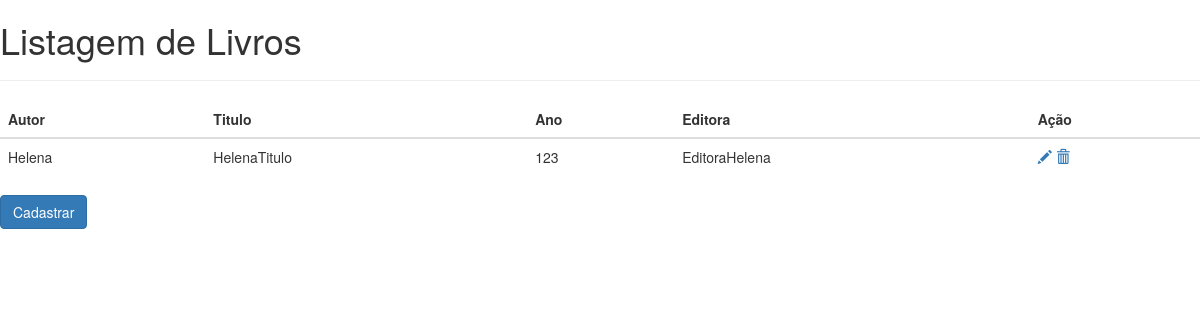
The page /livro_list/ on the database as committed earlier.
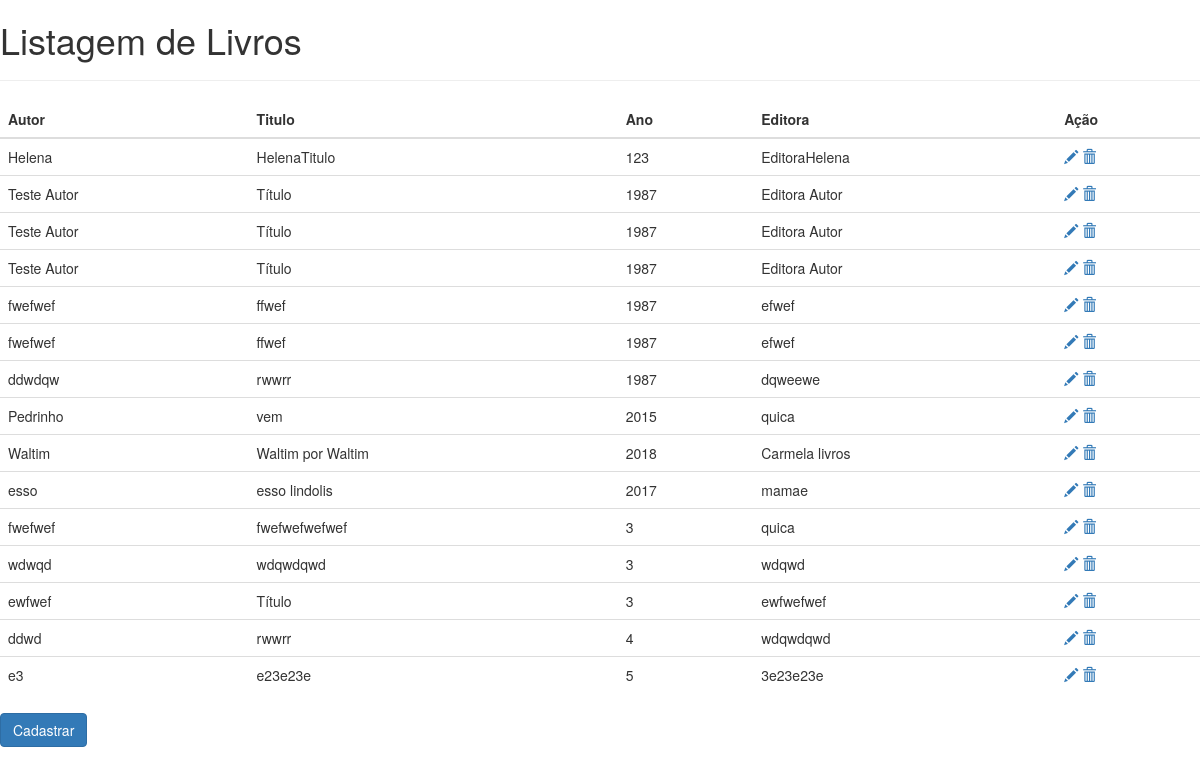
The same page on the database as committed later.
### livraria/models.py (models this page shows)
class Livro(models.Model):
    autor = models.CharField(max_length=50)
    editora = models.CharField(max_length=50)
    isbn = models.IntegerField()
    numeroPaginas = models.IntegerField()
    titulo = models.CharField(max_length=50)
    anoPublicacao = models.IntegerField()
    emailEditora = models.EmailField()

### livraria/views.py (the view)
# urls.py: url(r'^livro_list/', livro_list, name='listar_livros'),
def livro_list(request, template_name='livro_list.html'):
    livro = Livro.objects.all()
    livros = {'lista': livro}
    return render(request, template_name, livros)

### livraria/templates/livro_list.html (shortened to what this page needs)
{% extends 'base.html' %}
{% block tituloPagina %}
Listagem de Livros
{% endblock tituloPagina %}
{% block content %}
<table class="table">
  <thead>
    <tr>
      <th>Autor</th>
      <th>Titulo</th>
      <th>Ano</th>
      <th>Editora</th>
      <th>Ação</th>
    </tr>
  </thead>
  <tbody>
  {% for livro in lista %}
    <tr>
      <td>{{ livro.autor }}</td>
      <td>{{ livro.titulo }}</td>
      <td>{{ livro.anoPublicacao }}</td>
      <td>{{livro.editora}}</td>
      <td>
        <a href="{% url 'livro_edit' pk=livro.pk %}">
          <span class="glyphicon glyphicon-pencil"></span>
        </a>
        <a href="{% url 'livro_remove' pk=livro.pk %}">
          <span class="glyphicon glyphicon-trash"></span>
        </a>
      </td>
    </tr>
  {% endfor %}
  </tbody>
</table>
<a href="/livro_new">
<button type="submit" class="btn btn-primary">
    Cadastrar
</button>
</a>
{% endblock content %}

### livraria/templates/base.html (shortened to what this page needs)
<!DOCTYPE html>
<html lang="en">
<head>
    <link rel="stylesheet" href="https://maxcdn.bootstrapcdn.com/bootstrap/3.3.7/css/bootstrap.min.css"
>
</head>
<body>
<h1>
    {% block tituloPagina %}
    {% endblock %}
</h1>
<hr>
{% block content %}
{% endblock %}
</body>
</html>

Rows that differ between the two databases and show on the page:
added Livro: autor "Teste Autor", titulo "Título", anoPublicacao "1987", editora "Editora Autor"
added Livro: autor "Teste Autor", titulo "Título", anoPublicacao "1987", editora "Editora Autor"
added Livro: autor "Teste Autor", titulo "Título", anoPublicacao "1987", editora "Editora Autor"
added Livro: autor "fwefwef", titulo "ffwef", anoPublicacao "1987", editora "efwef"
added Livro: autor "fwefwef", titulo "ffwef", anoPublicacao "1987", editora "efwef"
added Livro: autor "ddwdqw", titulo "rwwrr", anoPublicacao "1987", editora "dqweewe"
added Livro: autor "Pedrinho", titulo "vem", anoPublicacao "2015", editora "quica"
added Livro: autor "Waltim", titulo "Waltim por Waltim", anoPublicacao "2018", editora "Carmela livros"
added Livro: autor "esso", titulo "esso lindolis", anoPublicacao "2017", editora "mamae"
added Livro: autor "fwefwef", titulo "fwefwefwefwef", anoPublicacao "3", editora "quica"
added Livro: autor "wdwqd", titulo "wdqwdqwd", anoPublicacao "3", editora "wdqwd"
added Livro: autor "ewfwef", titulo "Título", anoPublicacao "3", editora "ewfwefwef"
added Livro: autor "ddwd", titulo "rwwrr", anoPublicacao "4", editora "wdqwdqwd"
added Livro: autor "e3", titulo "e23e23e", anoPublicacao "5", editora "3e23e23e"
